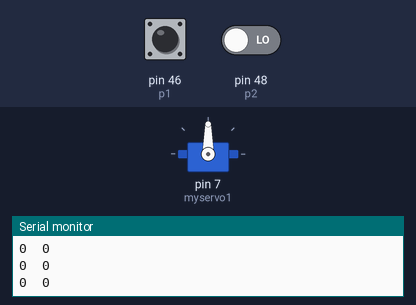
Simulated run of this sketch. Board: Arduino Mega 2560, built with avr-gcc and run on an emulated ATmega2560. On the bench: servo, the last lines printed to the serial monitor. Inputs (shaded band) come from the test bench; at power-on: pin 46 (p1) LOW, pin 48 (p2) LOW.

Above: at 1.3 s.
1.4 s: pin 46 (p1) driven HIGH
At 4.0 s:
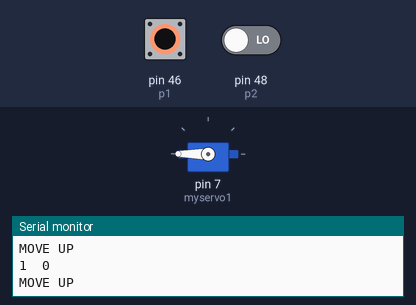
4.4 s: pin 48 (p2) driven HIGH
At 5.0 s:
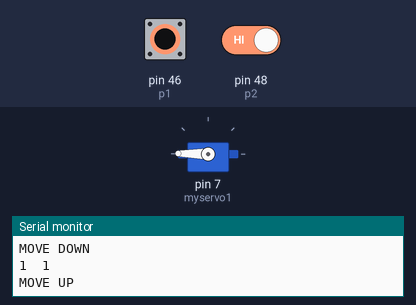
6.0 s: pin 46 (p1) driven LOW
At 6.8 s:
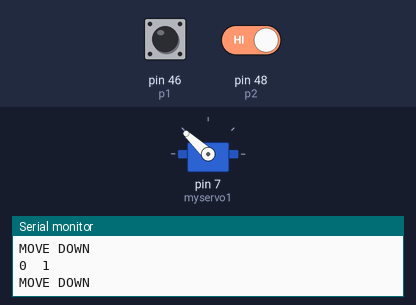
9.0 s: pin 48 (p2) driven LOW
At 9.0 s:
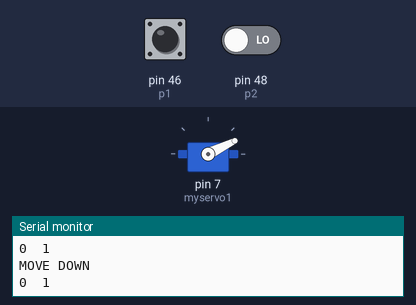
12.0 s: pin 48 (p2) driven HIGH
At 13.3 s:
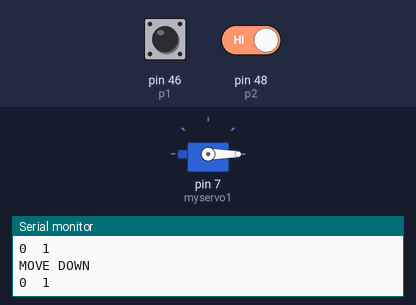
14.0 s: pin 46 (p1) pulsed HIGH 5 times (0.12 s each, 0.3 s apart)
At 15.1 s:
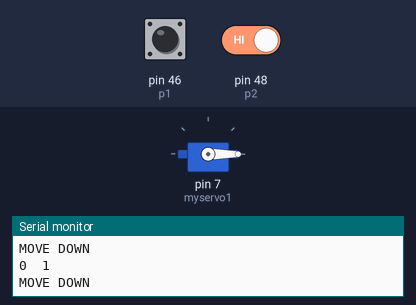
Timing chart, 0 to 17.0 s (numbered marks = the images above; inputs shaded):
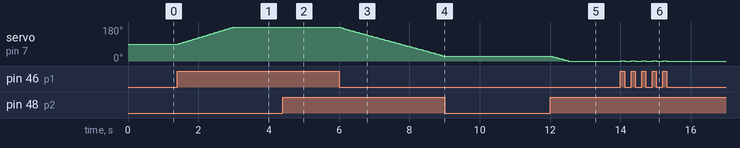

Measured:
- after the input at 1.4 s, servo on pin 7 (myservo1): moves from 90° to 180° over 1.6 s, starting at once
- after the input at 4.4 s, servo on pin 7 (myservo1): 180° → 179° at once
- after the input at 6.0 s, servo on pin 7 (myservo1): moves from 179° to 26° over 2.9 s, starting after 0.05 s
- after the input at 9.0 s, servo on pin 7 (myservo1): stays 26° (without the input it goes to 25° after 0.01 s)
- after the input at 12.0 s, servo on pin 7 (myservo1): moves from 26° to 0° over 0.49 s, starting at once
- after the input at 14.0 s, servo on pin 7 (myservo1): alternates 1° for 0.11 s and 0° for 0.19 s, 10 changes in all, then stays 0°, starting at once

The sketch:

arm1.ino
```cpp
#include <Servo.h>
Servo myservo1;

int pos1 = 90;   //claw

int slider = 1;

int p1 = 46;
int p2 = 48;//claw

//states for the input pins set to zero
int s1 = 0;
int s2 = 0;


void setup() {

   pinMode(p1, INPUT);
   pinMode(p2, INPUT);
  myservo1.attach(7); //base // attaches the servo on pin 9 to the servo object

  Serial.begin(9600);
  myservo1.write(pos1);


  delay(100);
}

void loop() {

  s1 = digitalRead(p1);
  s2 = digitalRead(p2);


    Serial.print(s1);
    Serial.print("  ");
    Serial.print(s2);
    Serial.println("  ");

    if (s1 == HIGH)
    {
      pos1 += slider;
       Serial.println("MOVE UP");
      if (pos1 < 1) pos1 = 1;
      myservo1.write(pos1);
      delay(15);
    }

    if (s2 == HIGH)
    {
      pos1 -= slider;
      Serial.println("MOVE DOWN");
      if (pos1 > 179) pos1 = 179;
      myservo1.write(pos1);
      delay(15);
    }//


    else {}


}
```
